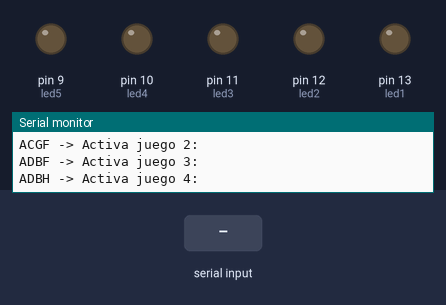
The sketch below on a simulated Arduino Uno, built with avr-gcc and run on an emulated ATmega328P. On the bench: output pins drawn as LEDs (lit = HIGH), the last lines printed to the serial monitor. Inputs (shaded band) come from the test bench.

Above: at 1.2 s.
1.3 s: "ACBF" received over Serial
At 2.4 s:
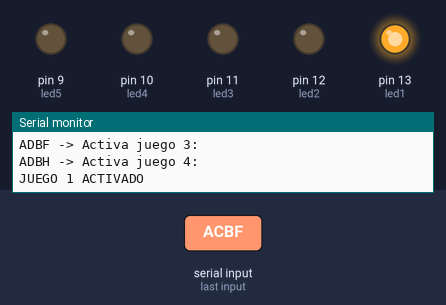
4.3 s: "ACGF" received over Serial
At 5.4 s:
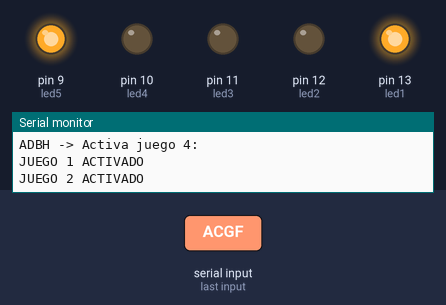
7.3 s: "ADBF" received over Serial
At 8.6 s:
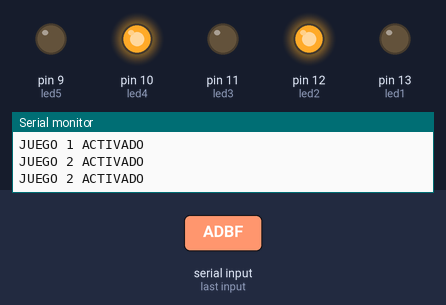
10.3 s: "ADBH" received over Serial
At 11.8 s:
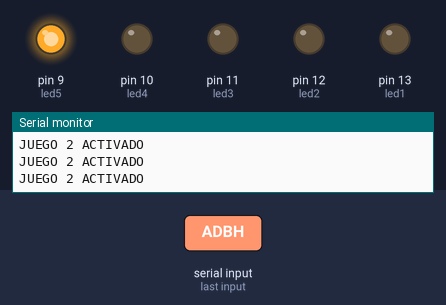
Timing chart, 0 to 14.3 s (numbered marks = the images above; inputs shaded):
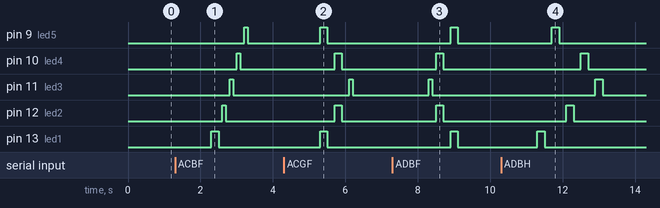

Measured:
- after the input at 1.3 s, pin 9 (led5): LOW → HIGH after 1.9 s, → LOW 0.10 s later; pin 10 (led4): LOW → HIGH after 1.7 s, → LOW 0.10 s later; pin 11 (led3): LOW → HIGH after 1.5 s, → LOW 0.10 s later; pin 12 (led2): LOW → HIGH after 1.3 s, → LOW 0.10 s later; pin 13 (led1): LOW → HIGH after 1.0 s, → LOW 0.20 s later
- after the input at 4.3 s, pin 9 (led5), pin 13 (led1): LOW → HIGH after 1.0 s, → LOW 0.20 s later; pin 10 (led4), pin 12 (led2): LOW → HIGH after 1.4 s, → LOW 0.20 s later; pin 11 (led3): LOW → HIGH after 1.8 s, → LOW 0.10 s later
- after the input at 7.3 s, pin 9 (led5), pin 13 (led1): LOW → HIGH after 1.6 s, → LOW 0.20 s later; pin 10 (led4), pin 12 (led2): LOW → HIGH after 1.2 s, → LOW 0.20 s later; pin 11 (led3): LOW → HIGH after 1.0 s, → LOW 0.10 s later
- after the input at 10.3 s, pin 9 (led5): LOW → HIGH after 1.4 s, → LOW 0.20 s later; pin 10 (led4): LOW → HIGH after 2.2 s, → LOW 0.20 s later; pin 11 (led3): LOW → HIGH after 2.6 s, → LOW 0.20 s later; pin 12 (led2): LOW → HIGH after 1.8 s, → LOW 0.20 s later; pin 13 (led1): LOW → HIGH after 1.0 s, → LOW 0.20 s later

The sketch:

MugmalJose_juego_de_luces.ino
```cpp
/*
 * UNIVERSIDAD TECNICA DEL NORTE
 * FICA-CIERCOM
 * MUGMAL JOSE LUIS
 * Estimados estudiantes realizar el siguiente ejercicio:
 * Realizar un programa que active 4 juegos de luces con 5 leds al ingresar datos por comunicación serial de la siguiente forma:
 * ACBF-> Activa juego 1 ACGF -> Activa juego 2 ADBF -> Activa juego 3 ADBH -> Activa juego 4
 *
 */
int led1=13;
int led2=12;
int led3=11;
int led4=10;
int led5=9;
String dato;

void setup() {
  Serial.begin(9600);
  pinMode(led1,OUTPUT);
  pinMode(led2,OUTPUT);
  pinMode(led3,OUTPUT);
  pinMode(led4,OUTPUT);
  pinMode(led5,OUTPUT);
 Serial.println("INGRESE:\n");
  Serial.println("ACBF-> Activa juego 1:\n");
  Serial.println("ACGF -> Activa juego 2:\n");
  Serial.println("ADBF -> Activa juego 3:\n");
  Serial.println("ADBH -> Activa juego 4:\n");
}

void loop() {
 if(Serial.available()>0){
  dato=Serial.readString();

  Serial.println("");
if(dato=="ACBF"){
  Serial.println("JUEGO 1 ACTIVADO");
    juego1();
}
if(dato=="ACGF"){
  Serial.println("JUEGO 2 ACTIVADO");
    juego2();
}
if(dato=="ADBF"){
  Serial.println("JUEGO 2 ACTIVADO");
    juego3();
  }
  if(dato=="ADBH"){
  Serial.println("JUEGO 2 ACTIVADO");
    juego4();
  }

}}

void juego1(){

  digitalWrite(led1,HIGH);
  delay(200);
  digitalWrite(led1,LOW);
    delay(100);
  digitalWrite(led2,HIGH);
   delay(100);
  digitalWrite(led2,LOW);
      delay(100);
  digitalWrite(led3,HIGH);
       delay(100);
  digitalWrite(led3,LOW);
       delay(100);
  digitalWrite(led4,HIGH);
    delay(100);
  digitalWrite(led4,LOW);
      delay(100);
  digitalWrite(led5,HIGH);
     delay(100);
  digitalWrite(led5,LOW);
       delay(100);
  }

 void juego2(){
digitalWrite(led1,HIGH);
 digitalWrite(led5,HIGH);
  delay(200);
  digitalWrite(led1,LOW);
 digitalWrite(led5,LOW);
  delay(200);
  digitalWrite(led2,HIGH);
  digitalWrite(led4,HIGH);
  delay(200);
  digitalWrite(led2,LOW);
  digitalWrite(led4,LOW);
  delay(200);
   digitalWrite(led3,HIGH);
       delay(100);
  digitalWrite(led3,LOW);
       delay(100);
 }
  void juego3(){
digitalWrite(led3,HIGH);
       delay(100);
  digitalWrite(led3,LOW);
       delay(100);
        digitalWrite(led2,HIGH);
  digitalWrite(led4,HIGH);
  delay(200);
     digitalWrite(led2,LOW);
  digitalWrite(led4,LOW);
  delay(200);
 digitalWrite(led1,HIGH);
 digitalWrite(led5,HIGH);
  delay(200);
    digitalWrite(led1,LOW);
 digitalWrite(led5,LOW);
  delay(200);

 }
 void juego4(){
 digitalWrite(led1,HIGH);
 delay(200);
  digitalWrite(led1,LOW);
  delay(200);
 digitalWrite(led5,HIGH);
 delay(200);
  digitalWrite(led5,LOW);
  delay(200);
 digitalWrite(led2,HIGH);
 delay(200);
  digitalWrite(led2,LOW);
  delay(200);
 digitalWrite(led4,HIGH);
  delay(200);
  digitalWrite(led4,LOW);
  delay(200);
 digitalWrite(led3,HIGH);
 delay(200);
  digitalWrite(led3,LOW);
  delay(200);
 }
```
